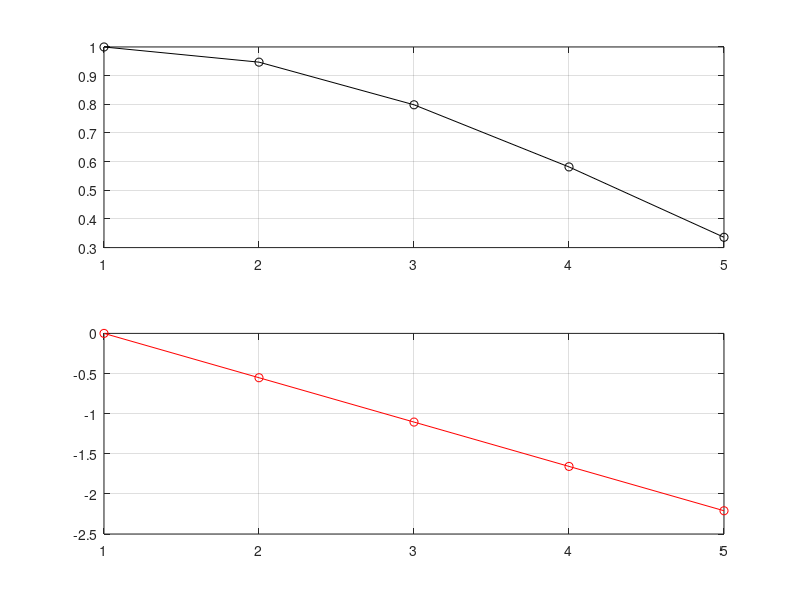

Write MATLAB code to recreate this figure.
% Principles of spurious resolution illustrated by some computations.
%
%
%
%

method = 'gaussian'
method = 'averaging'

x = [0.01:.005:1]; f = 5;
h = sin(2*pi*f*x);

clf;
clear sig
clear kernel

% Plot the signal
plot(x,h);

% Reference for choosing the box for averaging around the signal frequency.
nSampPerFreq = round(length(x)/f);

% For square averaging
switch lower(method)
    case 'averaging'
        kSize = [-4:2:4] + nSampPerFreq;
    case 'gaussian'
        kSize =  round(nSampPerFreq/5:2:nSampPerFreq/2.5);
end

nSize = length(kSize);

clf
for ii = 1:nSize
    
    switch lower(method)
        case 'averaging'
            kernel{ii} = ones(1,kSize(ii))/kSize(ii);            
        case 'gaussian'
            kernel{ii} = fspecial('gaussian',[1,length(h)],kSize(ii));
    end
    % Averaging kernel
 
    sig(:,ii) = imfilter(h,kernel{ii},'circular');

end

% Show the spurious resolution
mx = max(sig(:));
for ii=1:nSize
    subplot(nSize,1,ii)
    plot(x,sig(:,ii)); set(gca,'ylim',[-mx mx])
    grid on
end

% Examine the magnitude and phase of the convolution kernel.
clf
whichKernel = 1;
paddedKernel = zeros(length(h));
paddedKernel(1:length(kernel{whichKernel})) = kernel{whichKernel};
mag = abs(fft(paddedKernel));
ph  = angle(fft(paddedKernel));
fList = 1:length(kernel);
subplot(2,1,1), plot(fList,mag(fList),'k-o'), grid on
subplot(2,1,2), plot(fList,ph(fList),'r-o'), grid on





